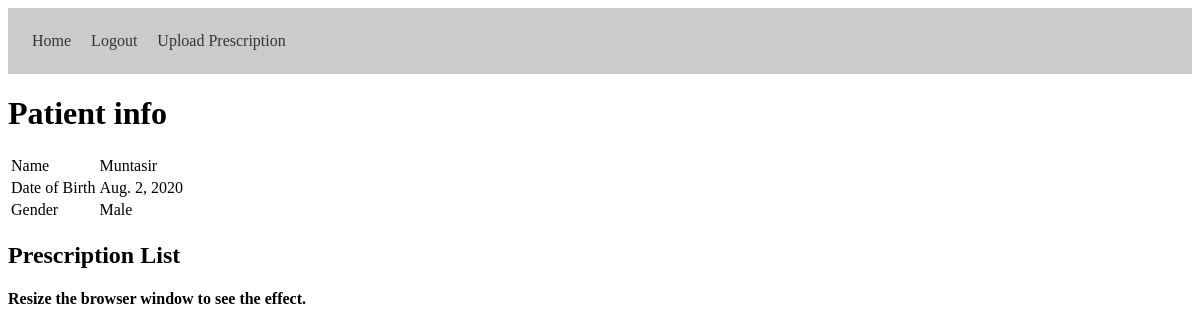
The app's page /account/profile (signed in) with its own data.
### core/models.py (models this page shows)
class User(AbstractBaseUser, PermissionsMixin):
    email = models.EmailField(max_length=254, unique=True)
    name = models.CharField(max_length=254, null=True, blank=True)
    nid = models.CharField(max_length=25,unique=True)
    gender = models.CharField(max_length=20,null=True)
    is_staff = models.BooleanField(default=False)
    is_doctor = models.BooleanField(default=False)
    dob = models.DateField(auto_now=False, auto_now_add=False,null=True)
    is_superuser = models.BooleanField(default=False)
    is_active = models.BooleanField(default=True)
    last_login = models.DateTimeField(null=True, blank=True)
    date_joined = models.DateTimeField(auto_now_add=True)
    USERNAME_FIELD = 'email'
    EMAIL_FIELD = 'email'
    REQUIRED_FIELDS = ["name","nid"]
    objects = UserManager()

### core/views.py (the view)
# urls.py: path('account/profile',PatientProfileView.as_view(),name="profile"),
class PatientProfileView(LoginRequiredMixin,TemplateView):
  login_url = "/account/login"
  redirect_field_name = "next"
  template_name = "Patient_Profile.html"
  def get_context_data(self, **kwargs):
      context = super().get_context_data(**kwargs)
      context["is_my_profile"] = True
      context["prescriptions"] = Prescription.objects.all().filter(user=self.request.user).order_by("-uploaded_at")
      return context

### templates/Patient_Profile.html (shortened to what this page needs)
<!DOCTYPE html>
<html>
<head>
  {% load static %}
  <link rel="stylesheet" href="{% static './css/Patient_profile.css' %}">
</head>
<body>
  <nav>
    <span Style="margin-right:1rem"><a href="/">Home</a></span>
    <span Style="margin-right:1rem"><a href=" {% url 'logout' %}">Logout</a></span>
    {% if is_my_profile %}
    <span Style="margin-right:1rem"><a href=" {% url 'upload_prescription' %}">Upload Prescription</a></span>
    {% endif %}
  </nav>
<h1>Patient info</h1>
<table>
  <tr>
    <td>Name</td>
    <td>{{user.name}}</td>
  </tr>
  <tr>
    <td>Date of Birth</td>
    <td>{{user.dob}}</td>
  </tr>
  <tr>
    <td>Gender</td>
    <td>{{user.gender}}</td>
  </tr>
</table>
<h2>Prescription List</h2>
<h4>Resize the browser window to see the effect.</h4>
</body>
</html>

### static/css/Patient_profile.css (style rules this page uses)
* { box-sizing: border-box; }
nav { padding:1.5rem; background: rgb(203, 203, 203); }
nav a { color:rgb(52, 52, 52); text-decoration: none; }

### records on screen
User: name "Muntasir", dob "Aug. 2, 2020", gender "Male"
